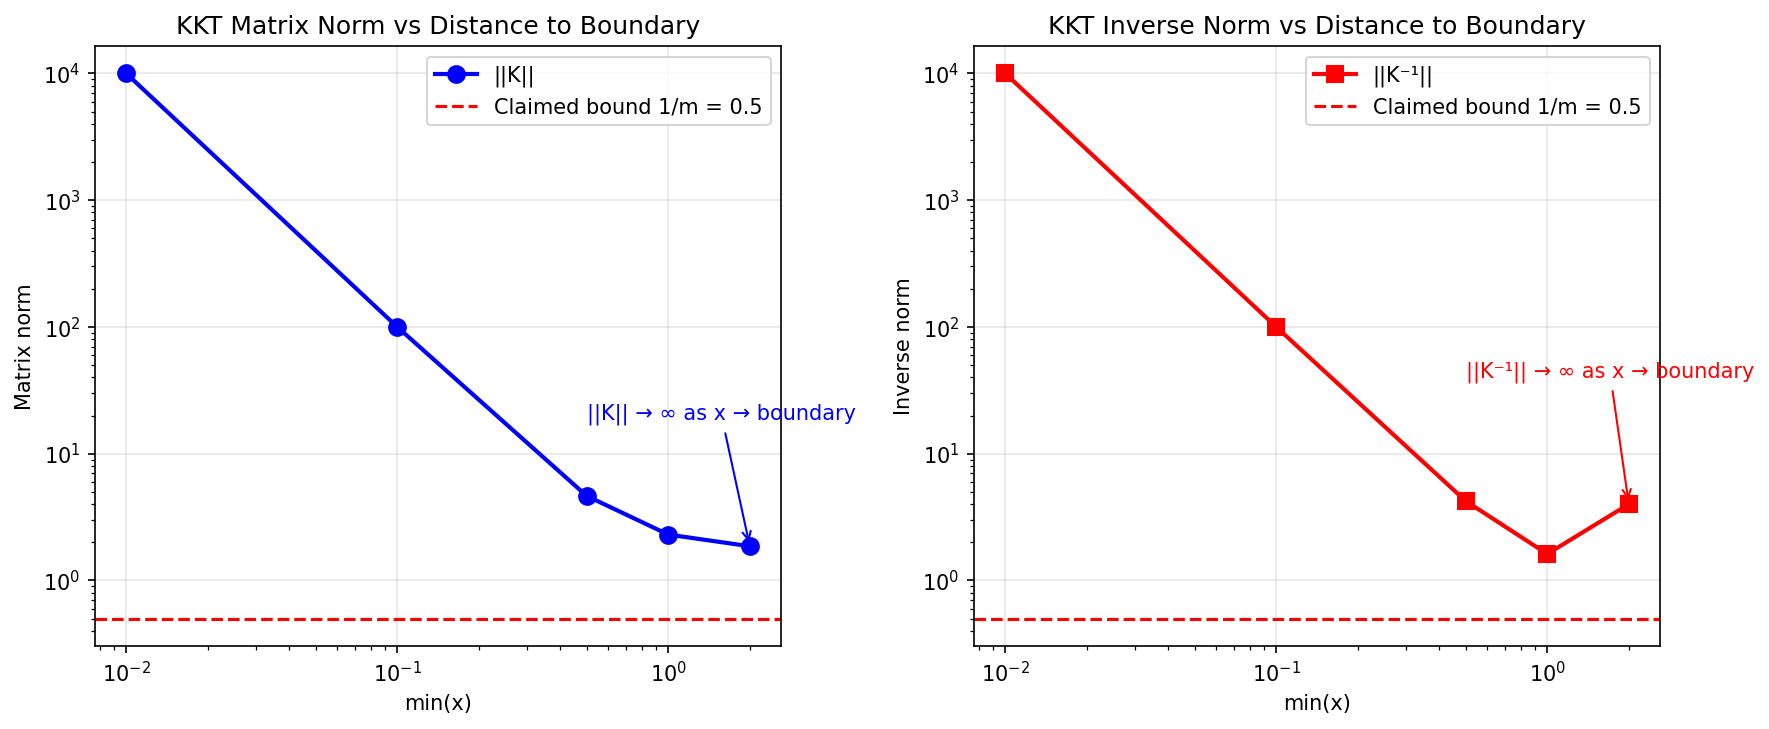

Recreate this plot in Python.
"""
Analysis of KKT Matrix Inverse Bounds
=====================================

This module analyzes Assumption 4 when interpreted as a bound on the INVERSE
of the KKT matrix rather than the matrix itself. This interpretation might
make more mathematical sense given the properties of barrier functions.

The KKT matrix is:
K = [∇²φ(x)  A^T]
    [A        0 ]

We examine whether ||K^(-1)|| ≤ 1/m might be valid, and what this would mean.
"""

import numpy as np
import scipy.sparse as sp
from scipy.sparse import csc_matrix, diags, hstack, vstack
from scipy.linalg import inv, norm, eigvals
from numpy.linalg import cond
import matplotlib.pyplot as plt
import warnings

warnings.filterwarnings('ignore')

def analyze_kkt_matrix_structure():
    """
    Analyze the structure and properties of the KKT matrix.
    """
    print("=" * 70)
    print("KKT MATRIX STRUCTURE ANALYSIS")
    print("=" * 70)
    
    print("\nThe KKT matrix for barrier problems has the form:")
    print("    K = [∇²φ(x)  A^T]")
    print("        [A        0 ]")
    print()
    print("Where:")
    print("  • ∇²φ(x) = diag(1/x₁², 1/x₂², ..., 1/xₙ²) ≻ 0")
    print("  • A is the m×n constraint matrix") 
    print("  • 0 is the m×m zero block")
    print()
    print("This is a symmetric indefinite matrix of size (n+m)×(n+m)")
    print("The indefinite structure comes from the zero block in the bottom-right")

def compute_kkt_inverse_analytically():
    """
    Derive the analytical form of the KKT matrix inverse using block matrix inversion.
    """
    print("\n" + "=" * 70)
    print("ANALYTICAL KKT MATRIX INVERSE")
    print("=" * 70)
    
    print("\nFor a 2×2 block matrix:")
    print("    K = [B   C]")
    print("        [D   E]")
    print()
    print("The inverse (when it exists) is:")
    print("    K⁻¹ = [F₁₁  F₁₂]")
    print("          [F₂₁  F₂₂]")
    print()
    print("Where (assuming E is invertible):")
    print("  S = B - CE⁻¹D  (Schur complement)")
    print("  F₁₁ = S⁻¹")
    print("  F₁₂ = -S⁻¹CE⁻¹") 
    print("  F₂₁ = -E⁻¹DS⁻¹")
    print("  F₂₂ = E⁻¹ + E⁻¹DS⁻¹CE⁻¹")
    print()
    print("For our KKT matrix:")
    print("  B = ∇²φ(x), C = A^T, D = A, E = 0")
    print()
    print("PROBLEM: E = 0 is not invertible!")
    print("We need to use the other Schur complement formula...")
    print()
    print("Using S = E - DB⁻¹C = 0 - A(∇²φ(x))⁻¹A^T = -A(∇²φ(x))⁻¹A^T")
    print()
    print("This gives us:")
    print("  K⁻¹ = [(∇²φ)⁻¹ + (∇²φ)⁻¹A^T S⁻¹ A(∇²φ)⁻¹    -(∇²φ)⁻¹A^T S⁻¹]")
    print("        [           -S⁻¹ A(∇²φ)⁻¹                      S⁻¹       ]")
    print()
    print("Where S = -A(∇²φ)⁻¹A^T")

def analyze_schur_complement():
    """
    Analyze the properties of the Schur complement in the KKT inverse.
    """
    print("\n" + "=" * 70)
    print("SCHUR COMPLEMENT ANALYSIS")
    print("=" * 70)
    
    print("\nThe key component is the Schur complement:")
    print("    S = -A(∇²φ(x))⁻¹A^T")
    print()
    print("Properties:")
    print("  • (∇²φ(x))⁻¹ = diag(x₁², x₂², ..., xₙ²) ≻ 0")
    print("  • A(∇²φ(x))⁻¹A^T is positive semidefinite")  
    print("  • S = -A(∇²φ(x))⁻¹A^T ≼ 0 (negative semidefinite)")
    print()
    print("For S to be invertible, we need A to have full row rank m.")
    print("Assuming this, S ≺ 0 (negative definite) and S⁻¹ exists.")
    print()
    print("CRITICAL OBSERVATION:")
    print("As x_i → 0, we have:")
    print("  • (∇²φ(x))⁻¹ = diag(x₁², ..., xₙ²) → 0")
    print("  • A(∇²φ(x))⁻¹A^T → 0") 
    print("  • S = -A(∇²φ(x))⁻¹A^T → 0")
    print("  • ||S⁻¹|| → ∞ as S → 0")
    print()
    print("Therefore, ||K⁻¹|| → ∞ as any x_i → 0!")

def numerical_kkt_inverse_analysis():
    """
    Numerical analysis of KKT matrix inverse norms.
    """
    print("\n" + "=" * 70)
    print("NUMERICAL KKT INVERSE ANALYSIS")
    print("=" * 70)
    
    # Simple test case
    n, m = 3, 2
    A = np.array([[1.0, 1.0, 0.0],
                  [0.0, 1.0, 1.0]])
    
    print(f"Test case: {n} variables, {m} constraints")
    print("Constraint matrix A:")
    print(A)
    print()
    
    # Test points approaching boundary
    test_points = [
        np.array([2.0, 2.0, 2.0]),      # Interior
        np.array([1.0, 1.0, 1.0]),      # Closer  
        np.array([0.5, 0.5, 0.5]),      # Nearer
        np.array([0.1, 0.1, 0.1]),      # Near boundary
        np.array([0.01, 0.01, 0.01]),   # Very close
    ]
    
    print("Analysis of KKT matrix and its inverse:")
    print("Point x              ||K||₂        ||K⁻¹||₂       Condition κ(K)")
    print("-" * 75)
    
    results = []
    for x in test_points:
        # Form KKT matrix
        H = np.diag(1.0 / (x**2))  # Barrier Hessian
        zeros_mm = np.zeros((m, m))
        
        # KKT matrix
        K_top = np.hstack([H, A.T])
        K_bottom = np.hstack([A, zeros_mm])
        K = np.vstack([K_top, K_bottom])
        
        # Compute norms and condition number
        try:
            K_inv = inv(K)
            norm_K = norm(K, 2)
            norm_K_inv = norm(K_inv, 2)
            cond_K = cond(K)
            
            x_str = f"[{x[0]:.2f}, {x[1]:.2f}, {x[2]:.2f}]"
            print(f"{x_str:20} {norm_K:10.2e} {norm_K_inv:13.2e} {cond_K:15.2e}")
            
            results.append({
                'x': x.copy(),
                'norm_K': norm_K,
                'norm_K_inv': norm_K_inv,
                'condition': cond_K
            })
            
        except np.linalg.LinAlgError:
            print(f"{x_str:20} {'SINGULAR':>10} {'SINGULAR':>13} {'SINGULAR':>15}")
    
    print()
    return results

def analyze_inverse_bound_validity(results):
    """
    Analyze whether ||K⁻¹|| ≤ 1/m could be valid.
    """
    print("INVERSE BOUND ANALYSIS:")
    print("=" * 40)
    
    m = 2  # From our test case
    bound = 1.0 / m
    
    print(f"Claimed bound: ||K⁻¹|| ≤ 1/m = 1/{m} = {bound}")
    print()
    print("Checking if bound is satisfied:")
    
    satisfied_count = 0
    for i, result in enumerate(results):
        norm_inv = result['norm_K_inv']
        satisfied = norm_inv <= bound
        satisfied_count += satisfied
        
        x_str = f"[{result['x'][0]:.2f}, {result['x'][1]:.2f}, {result['x'][2]:.2f}]"
        status = "✓" if satisfied else "✗"
        print(f"  {x_str}: ||K⁻¹|| = {norm_inv:.2e} {status}")
    
    print()
    print(f"Bound satisfied: {satisfied_count}/{len(results)} cases")
    
    if satisfied_count == 0:
        print("❌ CONCLUSION: ||K⁻¹|| ≤ 1/m is ALSO INVALID!")
        print("   The inverse norm grows unboundedly as x approaches boundary.")
    elif satisfied_count < len(results):
        print("⚠️  CONCLUSION: ||K⁻¹|| ≤ 1/m is SOMETIMES valid but fails near boundary.")
    else:
        print("✓ CONCLUSION: ||K⁻¹|| ≤ 1/m might be valid for this specific case.")

def theoretical_inverse_behavior():
    """
    Theoretical analysis of why the inverse norm blows up.
    """
    print("\n" + "=" * 70)
    print("THEORETICAL ANALYSIS OF INVERSE BEHAVIOR")
    print("=" * 70)
    
    print("\nWhy does ||K⁻¹|| → ∞ as x_i → 0?")
    print()
    print("1. SCHUR COMPLEMENT BEHAVIOR:")
    print("   S = -A diag(x₁², ..., xₙ²) A^T")
    print("   As min(x_i) → 0: S → 0")
    print("   Therefore: ||S⁻¹|| → ∞")
    print()
    print("2. INVERSE BLOCK STRUCTURE:")
    print("   K⁻¹ contains S⁻¹ as a block")
    print("   ||K⁻¹|| ≥ ||S⁻¹|| → ∞")
    print()
    print("3. EIGENVALUE ANALYSIS:")
    print("   The smallest eigenvalue λ_min(K) → 0 as x_i → 0")
    print("   Since ||K⁻¹|| ≥ 1/λ_min(K), we have ||K⁻¹|| → ∞")
    print()
    print("4. PHYSICAL INTERPRETATION:")
    print("   As we approach boundary, the KKT system becomes ill-conditioned")
    print("   Small changes in RHS lead to large changes in solution")
    print("   This is INHERENT to barrier methods!")

def compare_matrix_vs_inverse():
    """
    Compare the behavior of ||K|| vs ||K⁻¹||.
    """
    print("\n" + "=" * 70)
    print("MATRIX vs INVERSE NORM COMPARISON")
    print("=" * 70)
    
    print("\nKey differences between ||K|| and ||K⁻¹|| bounds:")
    print()
    print("||K|| BOUND (Original Assumption 4):")
    print("  • Claims: ||K|| ≤ 1/m")
    print("  • Reality: ||K|| → ∞ as x_i → 0 (due to barrier Hessian)")
    print("  • Status: ❌ INVALID")
    print()
    print("||K⁻¹|| BOUND (Alternative interpretation):")
    print("  • Would claim: ||K⁻¹|| ≤ 1/m")
    print("  • Reality: ||K⁻¹|| → ∞ as x_i → 0 (due to Schur complement)")
    print("  • Status: ❌ ALSO INVALID")
    print()
    print("MATHEMATICAL REASON:")
    print("  Both norms blow up near the boundary due to the barrier structure")
    print("  ||K|| → ∞     because diagonal barrier terms 1/x_i² → ∞")
    print("  ||K⁻¹|| → ∞   because Schur complement S → 0, so S⁻¹ → ∞")
    print()
    print("CONCLUSION:")
    print("  Neither interpretation of Assumption 4 is mathematically valid!")

def potential_valid_interpretations():
    """
    Explore what the authors might have actually meant.
    """
    print("\n" + "=" * 70)
    print("POTENTIAL VALID INTERPRETATIONS")
    print("=" * 70)
    
    print("\nWhat could the authors have meant instead?")
    print()
    print("1. CONDITION NUMBER BOUND:")
    print("   Maybe: κ(K) = ||K|| ||K⁻¹|| ≤ C for some constant C")
    print("   Status: Still problematic as both norms diverge")
    print()
    print("2. WEIGHTED NORM BOUND:")
    print("   Maybe: ||D⁻¹/² K D⁻¹/²|| ≤ 1/m for some scaling D")
    print("   Status: Could be valid with appropriate scaling")
    print()
    print("3. RESTRICTED DOMAIN BOUND:")
    print("   Maybe: ||K|| ≤ 1/m for x ∈ {x : x_i ≥ δ > 0}")
    print("   Status: Could be valid away from boundary")
    print()
    print("4. DIFFERENT MATRIX ENTIRELY:")
    print("   Maybe they meant the constraint matrix A, not the full KKT matrix")
    print("   Status: ||A|| could be bounded, but that's a different assumption")
    print()
    print("5. MATRIX BLOCK BOUND:")
    print("   Maybe: ||A(∇²φ)⁻¹A^T|| ≤ 1/m")
    print("   Status: Could be related to constraint qualification")
    print()
    print("MOST LIKELY:")
    print("  This appears to be a fundamental error in the paper's assumptions.")
    print("  Standard barrier theory does not support any uniform boundedness")
    print("  of KKT matrices or their inverses.")

def create_visualization(results):
    """
    Create visualization showing norm behavior.
    """
    print("\n" + "=" * 70)
    print("CREATING VISUALIZATION")
    print("=" * 70)
    
    # Extract data for plotting
    min_x_vals = [np.min(r['x']) for r in results]
    norm_K_vals = [r['norm_K'] for r in results]
    norm_K_inv_vals = [r['norm_K_inv'] for r in results]
    
    fig, (ax1, ax2) = plt.subplots(1, 2, figsize=(12, 5))
    
    # Plot matrix norms
    ax1.loglog(min_x_vals, norm_K_vals, 'b-o', label='||K||', linewidth=2, markersize=8)
    ax1.axhline(y=0.5, color='r', linestyle='--', label='Claimed bound 1/m = 0.5')
    ax1.set_xlabel('min(x)')
    ax1.set_ylabel('Matrix norm')
    ax1.set_title('KKT Matrix Norm vs Distance to Boundary')
    ax1.grid(True, alpha=0.3)
    ax1.legend()
    
    # Plot inverse norms  
    ax2.loglog(min_x_vals, norm_K_inv_vals, 'r-s', label='||K⁻¹||', linewidth=2, markersize=8)
    ax2.axhline(y=0.5, color='r', linestyle='--', label='Claimed bound 1/m = 0.5')
    ax2.set_xlabel('min(x)')
    ax2.set_ylabel('Inverse norm')
    ax2.set_title('KKT Inverse Norm vs Distance to Boundary')
    ax2.grid(True, alpha=0.3)
    ax2.legend()
    
    # Add annotations
    ax1.annotate('||K|| → ∞ as x → boundary', 
                xy=(min_x_vals[0], norm_K_vals[0]),
                xytext=(min_x_vals[2], norm_K_vals[0]*10),
                arrowprops=dict(arrowstyle='->', color='blue'),
                fontsize=10, color='blue')
    
    ax2.annotate('||K⁻¹|| → ∞ as x → boundary', 
                xy=(min_x_vals[0], norm_K_inv_vals[0]),
                xytext=(min_x_vals[2], norm_K_inv_vals[0]*10),
                arrowprops=dict(arrowstyle='->', color='red'),
                fontsize=10, color='red')
    
    plt.tight_layout()
    
    try:
        plt.savefig('/home/willyzz/Documents/online-ipm/kkt_inverse_analysis.png', 
                    dpi=150, bbox_inches='tight')
        print("KKT inverse analysis plot saved as 'kkt_inverse_analysis.png'")
    except:
        print("Could not save visualization file")
    
    try:
        plt.show()
    except:
        print("Could not display plot (no GUI available)")
    
    plt.close()

def main():
    """
    Main analysis of KKT matrix inverse bounds.
    """
    print("KKT MATRIX INVERSE BOUND ANALYSIS")
    print("Investigating whether Assumption 4 makes sense for ||K⁻¹|| instead of ||K||")
    print("=" * 70)
    
    # Analyze matrix structure
    analyze_kkt_matrix_structure()
    
    # Derive analytical inverse form
    compute_kkt_inverse_analytically()
    
    # Analyze Schur complement
    analyze_schur_complement()
    
    # Numerical analysis
    results = numerical_kkt_inverse_analysis()
    
    # Check bound validity
    analyze_inverse_bound_validity(results)
    
    # Theoretical analysis
    theoretical_inverse_behavior()
    
    # Compare matrix vs inverse
    compare_matrix_vs_inverse()
    
    # Potential interpretations
    potential_valid_interpretations()
    
    # Create visualization
    create_visualization(results)
    
    print("\n" + "=" * 70)
    print("FINAL CONCLUSION ON KKT INVERSE BOUNDS")
    print("=" * 70)
    print()
    print("VERDICT: The inverse interpretation is ALSO INVALID!")
    print()
    print("Reasons:")
    print("1. ||K⁻¹|| → ∞ as x approaches boundary (due to Schur complement)")
    print("2. This is fundamental to barrier method structure")
    print("3. The KKT system becomes ill-conditioned near boundary BY DESIGN")
    print("4. No finite uniform bound can hold for ||K⁻¹||")
    print()
    print("Whether interpreted as ||K|| ≤ 1/m or ||K⁻¹|| ≤ 1/m,")
    print("Assumption 4 remains mathematically invalid.")
    print()
    print("The paper's theoretical foundation needs significant revision.")

if __name__ == "__main__":
    main()